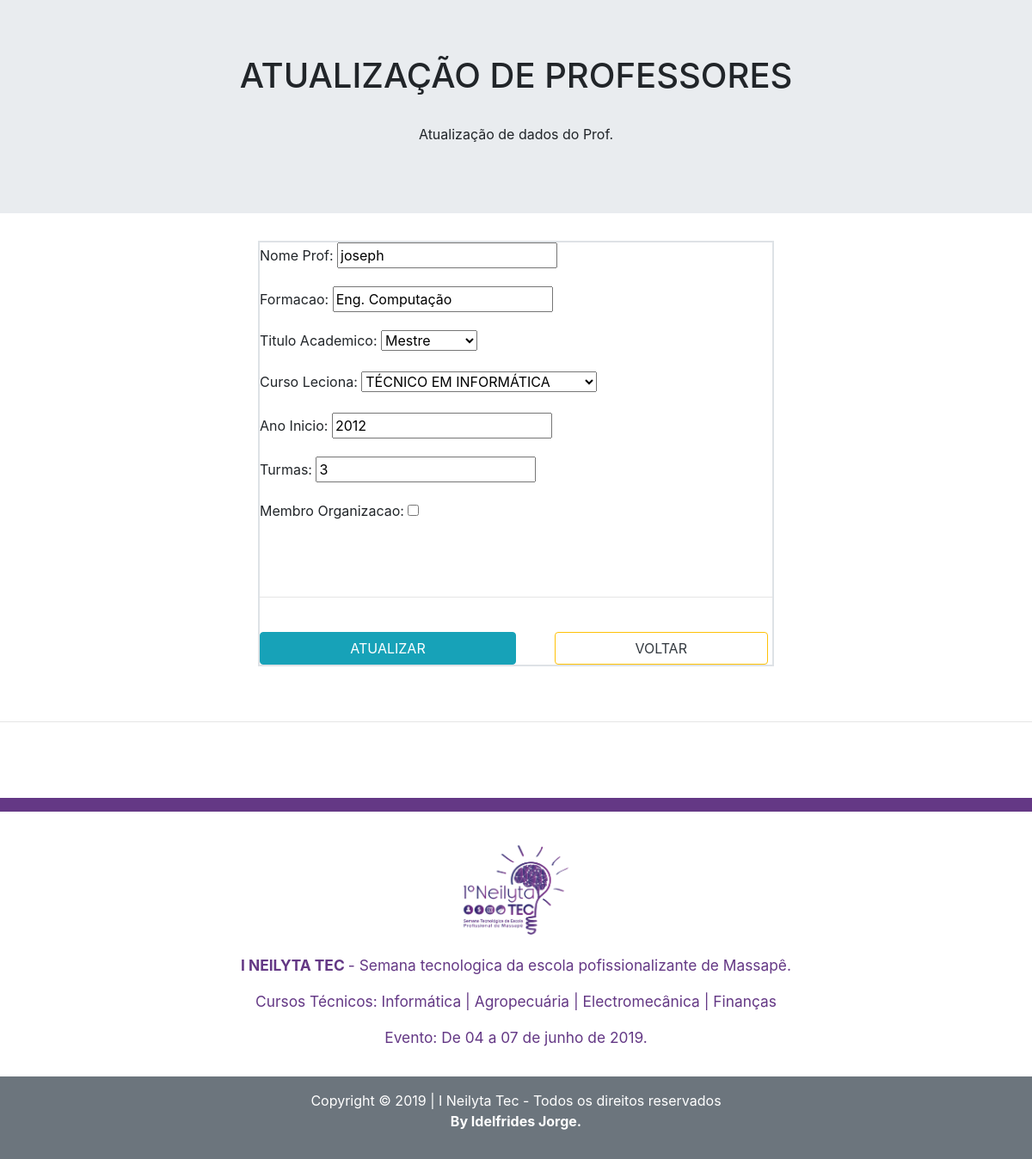
/update/1/3/, run on the app's committed database.
### app_neilytaTec1/models.py (models this page shows, shortened)
class Professores(models.Model):
    nome_Prof = models.CharField(max_length=100)
    formacao = models.CharField(
        max_length=100,
        default='Eng. Computação'
    )
    titulo_Academico = models.CharField(
        max_length=30,
        choices=PROF_TITLE_CHOICE
    )
    curso_Leciona = models.ForeignKey(
        Cursos,
        on_delete=models.CASCADE
    )
    ano_Inicio = models.CharField(max_length=4)
    turmas = models.IntegerField()
    membro_Organizacao = models.BooleanField(default=True)
    class Meta:
        verbose_name_plural = 'Professores'

### app_neilytaTec1/views.py (the view, shortened to what this page needs)
# urls.py: path('update/<int:code>/<int:pk>/', update, name='url_update'),
def update(request, code, pk):
    if code == 1:  # update professor
        dados = {}
        dados['info'] = 'Atualização de dados do Prof. '
        profData = Professores.objects.get(id = pk)
        form = ProfForm(request.POST or None, instance=profData)
        if form.is_valid():
            form.save()
            return redirect('go2listarprof')
        dados['update_prof'] = profData
        dados['form'] = form
        return render(
            request,
            'app_neilytaTec1/formUpdateProf.html',
            dados
        )

### app_neilytaTec1/formsApp.py
class ProfForm(ModelForm):
    class Meta:
        model = Professores
        fields = [
            'nome_Prof',
            'formacao',
            'titulo_Academico',
            'curso_Leciona',
            'ano_Inicio',
            'turmas',
            'membro_Organizacao'
        ]

### app_neilytaTec1/models.py (called while the page is built)
    def __str__(self):
        return '%s' % (self.nome_Curso)

### app_neilytaTec1/templates/app_neilytaTec1/formUpdateProf.html (shortened to what this page needs)
<!DOCTYPE html>
<html lang="pt-bt">
<head>
    <link rel="stylesheet" href="https://stackpath.bootstrapcdn.com/bootstrap/4.3.1/css/bootstrap.min.css">
</head>
<body>
    <div class="jumbotron jumbotron-fluid">
        <h1 style="text-transform: uppercase; text-align: center">Atualização de Professores</h1><br>
        <p class="text-center display-6">{{ info }}</p><p class="text-center text-uppercase font-weight-bold display-4"> {{ update_prof.nome }} </p>
    </div>
    <div class="conteiner w-50 mx-auto border border">
        <form method="post" class="w-100 border border ">
            {{ form.as_p }}
            <br><br>
            <hr>
            <br>
            <div class="w-100 mx-auto">
                <button type="submit" class="btn btn-info text-white mr-3 col-6 text-uppercase text-weight-bold">Atualizar</button>
                <a href="{% url 'go2listarprof' %}" class=" ml-4">
                    <button type="button" class="btn btn-outline-warning col-5 text-uppercase text-weight-bold text-dark">Voltar</button>
                </a>
            </div>
        </form>
    </div>
    <br><br>
    <hr>
    <br><br><br>
     <div class="py-2" style="background-color:#643885;"></div>
    <section class="text-white text-weight-bold text-center">
        <div class="py-3" style="color:#643885; font-size:13pt;">
            <a href="{% url 'url_home' %}"><img src="../../../media/images/Logo-Ev-EEEP.png" width="150" class="m-0 p-0"></a>
            <p><strong> I NEILYTA TEC </strong> - Semana tecnologica da escola pofissionalizante de Massapê.</p>
            <p>Cursos Técnicos: Informática | Agropecuária | Electromecânica | Finanças</p>
            <p>Evento: De 04 a 07 de junho de 2019.</p>
        </div>
        <footer class="bg-secondary py-3">
            <p>Copyright &copy; 2019 | I Neilyta Tec - Todos os direitos reservados <br><strong> By Idelfrides Jorge.</strong></p>
        </footer>
    </section>
</body>
</html>

### data on the page
Professores: nome_Prof "joseph", formacao "Eng. Computação", titulo_Academico "Mestre", curso_Leciona "TÉCNICO EM INFORMÁTICA", ano_Inicio "2012", turmas "3"

### other printed values
{{ info }} "Atualização de dados do Prof."
